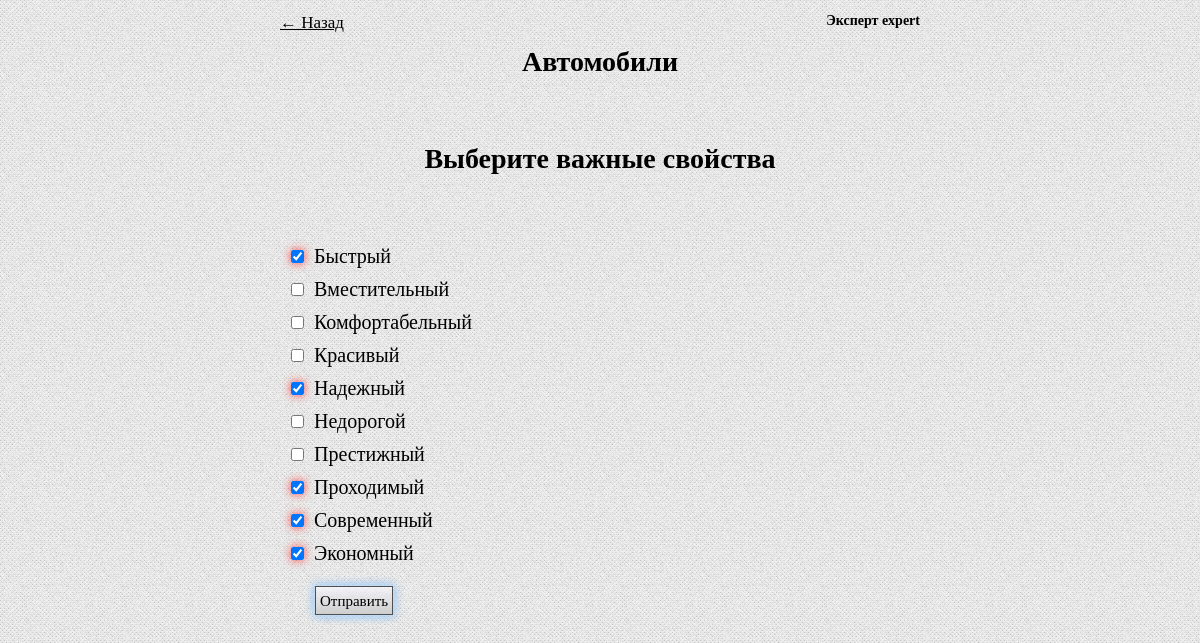
The page /?option=expert&cat=20 (signed in) on the database its author committed.
### tables this page shows
CREATE TABLE IF NOT EXISTS `prop` (
  `id` int(11) NOT NULL,
  `name` varchar(255) NOT NULL,
  `cat` int(11) NOT NULL
);

### classes/Core.php (called while the page is built, shortened)
<?php
abstract class Core {
	public function __construct() {
		$this->db = mysqli_connect (HOST,USER,PASSWORD,DB);
	}
	protected function get_header() {
		include "head.php";
	}
	public function get_body() {
		$this->get_content();
	}
}
?>

### classes/expert.php (the view, shortened to what this page needs)
<?php
class expert extends Core {
	public function get_content() {
	if (isset($_SESSION['user_id'])&& $_SESSION['user_status'] == 'expert') {
	if(!$_GET['cat']) {
		echo'
			<body>
				<div class="expertlist">
					<a href="?action=logout" class="backbtn"><span>&#8592 Выйти</span></a>
					<p class="status">Эксперт
					';
					echo $_SESSION['usernow'];
					echo '</p>
					<p class="mainTittle">Выберите категорию</p>
					<ul>
		';
		$all_cat_query = "SELECT * FROM cat ORDER BY name";
		$all_cat_result = mysqli_query($this->db,$all_cat_query);
		$all_cat_row = array();
		for($i=1;$i<=mysqli_num_rows($all_cat_result);$i++) {
			$all_cat_row = mysqli_fetch_array($all_cat_result, MYSQLI_ASSOC);
			printf(
				'<a href="?option=expert&cat=%s"><li>%s</li></a>'
				,$all_cat_row['id'],$all_cat_row['name']
			);
		}
		echo'
					</ul>
				</div>
			<br><br>
			<script type="text/javascript" src="resourses/script.js"></script>
			</body>
			</html>
		';
	}else{
		echo'
		<body>
			<div class="experchecks">
				<a href="?option=expert" class="backbtn"><span>&#8592 Назад</span></a>
				<p class="status">Эксперт
				';
				echo $_SESSION['usernow'];
				echo '</p>
				<p class="mainTittle">
		';
		$tittlecat_query = mysqli_query($this->db,"SELECT id, name FROM cat WHERE id = {$_GET['cat']}");
		$tittlecat = mysqli_fetch_array($tittlecat_query, MYSQLI_ASSOC);
		printf($tittlecat['name']);
		echo' </p>
				<p class="mainTittle">Выберите важные свойства</p>
					<form method="post">
						<ul>
		';
		$prop_query = "SELECT id, name, cat FROM prop WHERE cat = {$_GET['cat']} ORDER BY name";
		$exp_prop_query = "SELECT id, exp, prop, cat FROM exp_prop WHERE cat = {$_GET['cat']} AND exp = {$_SESSION['user_id']}";
		$prop_result = mysqli_query($this->db,$prop_query);
		$exp_prop_result = mysqli_query($this->db,$exp_prop_query);
		$exp_prop_arr = array();
		for($j=1;$j<=mysqli_num_rows($exp_prop_result);$j++) {
			$exp_prop_row = mysqli_fetch_array($exp_prop_result, MYSQLI_ASSOC);
			$exp_prop_arr[$j] = $exp_prop_row['prop'];
		}
		for($i=1;$i<=mysqli_num_rows($prop_result);$i++) {
			$prop_row = mysqli_fetch_array($prop_result, MYSQLI_ASSOC);
			echo '<li><input type="checkbox" ';
			if(in_array($prop_row['id'],$exp_prop_arr)){
				echo ' checked ';
			}
			printf(
				' id="check%s" name="check_prop[]" value="%s"><label for="check%s">%s</label></li>'
				,$i,$prop_row['id'],$i,$prop_row['name']
			);
		}
		echo'
					</ul>
					';
					if(mysqli_num_rows($prop_result)>0) {
						echo '<input type="submit" name="check_ok" value="Отправить"/>';
					}else{
						echo '<ul><li>Нет доступных свойств</li></ul>';
					}
					echo '
				</form>
			</div>
		<br><br>
		<script type="text/javascript" src="resourses/script.js"></script>
		</body>
		</html>
		';
	}
	}
	}
}
?>

### resourses/style.css (style rules this page uses)
*, *:after, *:before { -webkit-box-sizing: border-box; -moz-box-sizing: border-box; -ms-box-sizing: border-box; box-sizing: border-box; }
a { text-decoration:none; }
body { background: url(../images/bg.png) repeat; }
.mainTittle { text-align: center; font-family: TrajanPro3; font-size: 28px; color: #000; font-weight: bold; margin-bottom: 65px; }
.expertlist, .experchecks, .adminlist, .propertieslist { max-width: 640px; margin: 0 auto; padding-top: 10px; }
.status { position: absolute; margin: -5px 0; width: 96%; max-width: 640px; font-family: TrajanPro3; font-size: 14px; color: #000; text-align: right; font-weight: bold; }
.backbtn { margin: -5px 0; z-index: 5; width: 85px; height: 25px; position: absolute; }
.backbtn span { font-family: TrajanPro3; font-size: 17px; color: #000; text-decoration: underline; z-index: 1; }
.experchecks ul li { list-style: none; margin-left: -38px; padding: 5px 5px; font-family: TrajanPro3; font-size: 20px; color: #000; }
.experchecks ul li label { margin-left: 7px; cursor: pointer; }
.experchecks input { cursor: pointer; }
.experchecks input[type='checkbox']:checked { box-shadow: 0 0 10px #FF4040; }
.experchecks input[type='submit'], .adminlist input[type='submit'], .propertieslist input[type='submit'], .btndel { margin-left: 35px; padding: 6px 4px 4px; font-family: TrajanPro3; font-size: 15px; cursor: pointer; border: 1px #4F4F4F solid; background: -moz-linear-gradient(top, rgba(248, 248, 255, 0.7) 0%, rgba(200, 200, 200, 0.8) 100%); background: -webkit-linear-gradient(top, rgba(248, 248, 255, 0.7) 0%, rgba(200, 200, 200, 0.8) 100%); background: -o-linear-gradient(top, rgba(248, 248, 255, 0.7) 0%, rgba(200, 200, 200, 0.8) 100%); background: -ms-linear-gradient(top, rgba(248, 248, 255, 0.7) 0%, rgba(200, 200, 200, 0.8) 100%); background: linear-gradient(to bottom, rgba(248, 248, 255, 0.7) 0%, rgba(200, 200, 200, 0.8) 100%); box-shadow: 0 0 8px #fff, 0 0 10px #1C86EE; }

### rows shown on the page
prop: id "☑", name "Быстрый"
prop: name "Вместительный"
prop: name "Комфортабельный"
prop: name "Красивый"
prop: id "☑", name "Надежный"
prop: name "Недорогой"
prop: name "Престижный"
prop: id "☑", name "Проходимый"
prop: id "☑", name "Современный"
prop: id "☑", name "Экономный"

### other values the page prints
$_SESSION['usernow'] "expert"
